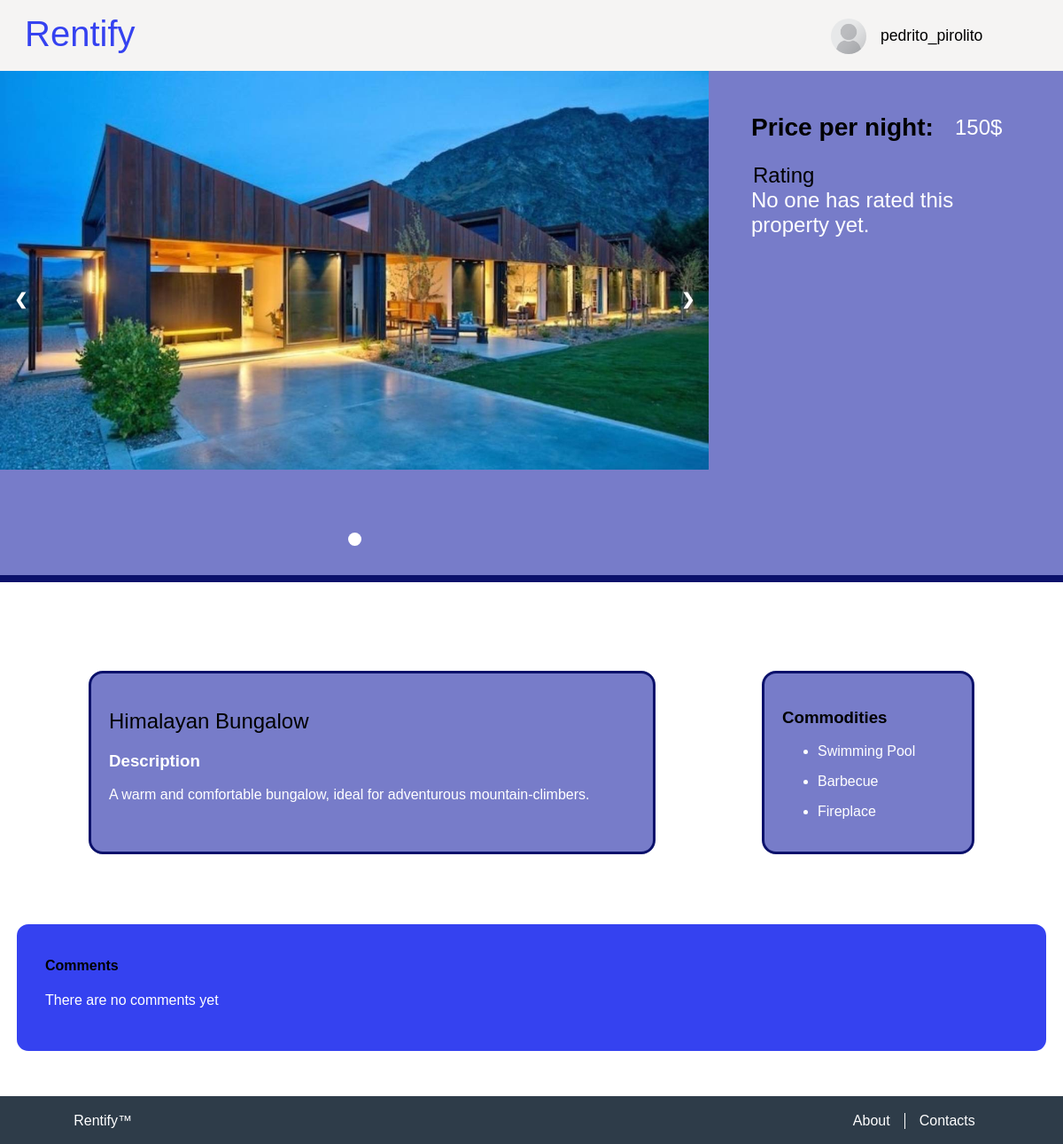
Screenshot of /pages/property_page.php?property=3 (signed in) with the database file from the repository.
### tables this page shows
CREATE TABLE User(
    username TEXT UNIQUE PRIMARY KEY,
    full_name TEXT NOT NULL,
    birthdate DATE NOT NULL,
    phone INTEGER NOT NULL,
    email TEXT NOT NULL,
    password_hash INTEGER NOT NULL,
    image_name TEXT NOT NULL 
);

CREATE TABLE PropertyImage(
    property_id INTEGER REFERENCES Property(id),
    image_name TEXT NOT NULL,
    PRIMARY KEY(property_id, image_name)
);

CREATE TABLE Property(
    id INTEGER PRIMARY KEY AUTOINCREMENT,
    owner_username TEXT REFERENCES User(username) ON DELETE CASCADE ON UPDATE CASCADE,
    title TEXT NOT NULL,
    price_per_day REAL NOT NULL,
    location TEXT NOT NULL,
    description TEXT NOT NULL,
    sleeps INTEGER NOT NULL,

    CONSTRAINT minimum_sleeps CHECK (sleeps > 0)
);

CREATE TABLE Commodity(
    id INTEGER PRIMARY KEY AUTOINCREMENT, 
    description TEXT NOT NULL
);

### database/user.php (called while the page is built, shortened)
<?php
  include_once "../database/connection.php";
  function getUserImagePath($username) {
    global $db;
    $stmt = $db->prepare('
        SELECT image_name
        FROM User
        WHERE username = ?
    ');
    $stmt->execute(array($username));
    return $stmt->fetch();
  }
?>

### database/property.php (called while the page is built, shortened)
<?php
    include_once "../database/connection.php";
    function getPropertyInfo($id){
        global $db;
        $stmt = $db->prepare('
            SELECT *
			FROM Property
            WHERE id = ?
        ');
		$stmt->execute(array($id));
        $propertyInfo = $stmt->fetch();
        return $propertyInfo;
    }
    function getPropertyImages($id){
        global $db;
        $stmt = $db->prepare('
            SELECT PropertyImage.image_name as image
            FROM Property
            JOIN PropertyImage
            ON Property.id = PropertyImage.property_id
            WHERE Property.id = ?
        ');
        $stmt->execute(array($id));
        $propertyImages = $stmt->fetchAll();
        return $propertyImages;
    }
    function getCommodities($id){
        global $db;
        $stmt = $db->prepare('
            SELECT commodity
            FROM Property
            NATURAL JOIN (
                SELECT Commodity.description as commodity, PropertyCommodity.property_id as id
                FROM PropertyCommodity
                JOIN Commodity
                ON PropertyCommodity.commodity_id = Commodity.id
            )
            WHERE Property.id = ?
        ');
        $stmt->execute(array($id));
        $propertyCommodities = $stmt->fetchAll();
        return $propertyCommodities;
    }
    function getPropertyComments($id){
        global $db;
        $stmt = $db->prepare('
            SELECT Reservation.comment as comment, Reservation.tourist_username as tourist
            FROM Property
            JOIN Reservation
            ON Property.id = Reservation.id_property
            WHERE Property.id = ?
                  AND
                  Reservation.comment IS NOT NULL
        ');
        $stmt->execute(array($id));
        return $stmt->fetchAll();
    }
    function getPropertyRatings($id){
        global $db;
        $stmt = $db->prepare('
            SELECT Reservation.rating as rating
            FROM Property
            JOIN Reservation
            ON Property.id = Reservation.id_property
            WHERE Property.id = ?
                  AND
                  Reservation.rating IS NOT NULL
        ');
        $stmt->execute(array($id));
        return $stmt->fetchAll();
    }
?>

### pages/property_page.php (the view, shortened to what this page needs)
<?php
    include_once "../templates/tpl_common.php";
    include_once "../database/connection.php";
    include_once "../database/property.php";
    include_once "../templates/tpl_scroll_top.php";
    document_main_part();
?>
        <link href="../css/property_page.css" rel="stylesheet"/>
        <link href="../css/search_bar.css" rel="stylesheet"/>
    </head>
    <body>
        <?php draw_body_header(); ?>
        <section id="main">
        <?php
            $property_id = $_GET['property'];
            try{
                $property_info = getPropertyInfo($property_id);
                $property_images = getPropertyImages($property_id);
                $property_commodities = getCommodities($property_id);
            ?>
            <article id="property">
                <div id="slideshow" >
                    <div class="slideshow-container">
                    <?php foreach($property_images as $image){?>
                        <div class="mySlides">
                            <img src="../images/<?=$image['image']?>" alt="<?=$image['image']?>">
                        </div>
                    <?php } ?>
                        <a class="prev" >&#10094;</a>
                        <a class="next" >&#10095;</a>
                    </div>
                    <div class="dots">
                    <?php foreach($property_images as $image){?>
                        <span class="dot"></span>
                    <?php } ?>
                    </div>
                </div>
                <div id="main_info">
                    <h2><?=$property_info['title']?></h2>
                    <div id="description">
                        <h3>Description</h3>
                        <p><?=$property_info['description']?></p>
                    </div>
                </div>
                <div id="comodities">
                    <h3>Commodities</h3>
                    <ul>
                    <?php
                        foreach($property_commodities as $commodity) {
                    ?>
                        <li><p><?=$commodity['commodity']?></p></li>
                    <?php
                        }
                    ?>
                    </ul>
                </div>
                <div id="reservation_info">
                    <div id="price">
                        <h3>Price per night:</h3>
                        <p><?=$property_info['price_per_day']?>$</p>
                    </div>
                    <div id="rating">
                        <legend>Rating</legend>
                    <?php
                        try{
                            $ratings = getPropertyRatings($property_id);
                            if(($num_ratings = count($ratings)) != 0){
                                $rating_sum = 0;
                                foreach($ratings as $rating){
                                    $rating_sum += $rating['rating'];
                                }
                                $rating_sum /= $num_ratings;
                    ?>
                        <p><?=$rating_sum?>/10</p>
                    <?php
                            }else{
                    ?>
                        <p>No one has rated this property yet.</p>
                    <?php
                            }
                        }catch(PDOException $e){
                            die($e->getMessage());
                        }
                    ?>
                </div>
            </article>
            <?php
            }catch(Exception $e){
            ?>
                <p>Can't find property information!</p>
            <?php
            }
            ?>
            <?php
            try{
                $comments = getPropertyComments($property_id);
            ?>
            <section id="comments">
                <h4>Comments</h4>
            <?php
                if(count($comments) != 0){
                    foreach ($comments as $comment) {
            ?>
                    <h5 id="tourist_name"><?=$comment['tourist']?></h4>
                    <p><?=$comment['comment']?></p>
            <?php
                    }
                }else{
            ?>
                    <p>There are no comments yet</p>
            <?php
                }
            }catch(PDOException $e){
                die($e->getMessage());
            }
            ?>
            </section>
        </section>
<?php
    draw_footer(true);
?>

### templates/tpl_common.php (shortened to what this page needs)
<?php
include_once "../includes/init.php";
include_once "../database/user.php";
function draw_user_image(){
    $image_name = getUserImagePath($_SESSION['username']);
    $image_path = "../images/".$image_name['image_name'];
    echo "<img src=".$image_path." alt=\"User's photo\" id=\"user_photo\">";
}
function draw_body_header(){
    draw_header('user.php', 'Profile');
}
function draw_header($page, $name){
?>
    <header>
        <div id="fixed">
        <h1><a href="index.php"> Rentify </a></h1>
        <?php
        if(isset($_SESSION['username'])) {
        ?>
            <div class="dropdown">
                <?php draw_user_image(); ?>
                <button  class="dropdown_button" id="user_badge" > <?php echo $_SESSION['username'] ?> </button>
            </div>
        <?php
        }
        ?>
        </div>
    </header>
<?php
}
?>
<?php
function document_main_part(){
?>
<!DOCTYPE html>
<html lang="en">
    <head>
        <link href="../css/layout.css" rel="stylesheet">
        <link href="../css/style.css" rel="stylesheet">
<?php
}
function draw_footer($include_button){
?>
        <footer id="footer">
            <p><a href="../pages/index.php">Rentify™</a></p>
            <ul>
                <li><a href="../pages/about.php">About</a></li>
                <li><a href="../pages/contacts.php">Contacts</a></li>
            </ul>
        </footer>
    </body>
</html>
<?php
}
?>

### css/layout.css (style rules this page uses)
body { background-color: #F5F4F3; margin: 0; height: 100vh; display: grid; grid-template-rows: [header] auto [nav] auto [properties] 1fr [footer] auto [end]; }
body > header { height: 3.0em; }
body > header h1 { grid-column: 1; grid-row-start: 1; grid-row-end: 3; padding-left: 0.3em; padding-right: 0.3em; }
body > header #user_photo { width: 40px; border-radius: 50%; align-self: center; }
body > header #user_badge { font-size: 1.1em; color: black; }
.dropdown { display: grid; grid-column: 3; grid-row: 1; grid-template-columns: 1fr 1fr; grid-template-rows: 1.2fr 0.1fr; justify-items: start; margin-right: 3em; }
.dropdown .dropdown_button { width: 190px; cursor: pointer; font-size: 16px; border: none; outline: none; color: white; padding: 14px 16px; background-color: inherit; font-family: inherit; margin: 0; grid-row: 1; grid-column: 2; text-align: left; }

### css/style.css (style rules this page uses)
body > header { padding-bottom: 2em; z-index: 2; }
body > header #fixed { position: fixed; padding: 1em; background-color: #F5F4F3; height: inherit; width:100%; display: grid; grid-template-columns: 6fr auto 1fr; }
body > header h1 { margin: 0; }
body > header a { color: #3542f0; font-weight: lighter; text-decoration: none; outline: none; }
body { font-family: 'Trebuchet MS', Helvetica, sans-serif; color: black; font-weight: lighter; }
body h1, body h2 { font-family: 'Trebuchet MS', Helvetica, sans-serif; color: black; font-weight: lighter; }
header h1 { font-size: 2.5em; }
#footer { font-family: "Helvetica"; }
html { height: 100%; }
#footer { display: grid; grid-template-columns: auto 0.1fr; background-color: #2e3c49; padding: 0.2em; text-align: center; margin: 0; height: 3em; align-self: end; }
#footer p { grid-column: 1; text-align: left; margin-left: 5em; }
#footer ul { display: flex; grid-column: 2; flex-direction: row; padding-left: 0%; text-align: right; margin-right: 5em; }
#footer li { display: block; flex: 1; list-style-type: none; padding-right: 1em; padding-left: 1em; }
#footer li:first-of-type { border-right: 1px solid white; }
#footer a { color: white; text-decoration: none; }

### css/property_page.css (style rules this page uses)
body { background: url("../images/landscape_snow.jpg") no-repeat center center fixed; background-size: cover; }
#property { display: grid; grid-template-columns: 2fr 1fr; }
#property #slideshow { grid-column: 1; grid-row: 1; }
#property #main_info { grid-column: 1; grid-row: 3; padding: 20px; padding-top: 20px; margin: 60px; margin-left: 100px; margin-top: 100px; border: solid #0b116b; border-radius: 1em; background: #777cc9; color: white; }
#property #reservation_info { grid-column: 2; grid-row-start: 1; grid-row-end: 2; padding: 2em; font-size: 1.5em; color: white; background: #777cc9; border-bottom: solid #0b116b; border-bottom-width: 8px; }
#property #comodities { grid-column: 2; grid-row: 3; padding: 20px; margin: 60px; margin-right: 100px; margin-top: 100px; border: solid #0b116b; border-radius: 1em; background: #777cc9; color: white; }
#property #comodities h3 { color: black; }
#property #price { display:flex; }
#property #price p { margin: 0%; margin-left: 1em; align-self: center; }
#property #price h3 { margin: 0%; color: black; }
#property #rating { margin-top: 1em; }
#property #rating legend { color: black; }
#property #rating p { margin-top: 0; }
#comments { background-color: #3542f0; margin: 1em; margin-bottom: 3em; padding: 2em; padding-top: 1em; border-radius: 1em; border: solid white; }
#comments p { color: white; }
#slideshow { background-color: #777cc9; }
#slideshow img { max-width: 100%; }
.slideshow-container { max-width: 1000px; position: relative; margin: auto; }
.mySlides { height: 505px; overflow: hidden; }
.prev, .next { cursor: pointer; position: absolute; top: 50%; width: auto; margin-top: -22px; padding: 16px; color: white; font-weight: bold; font-size: 18px; transition: 0.6s ease; border-radius: 0 3px 3px 0; user-select: none; }
.next { right: 0; border-radius: 3px 0 0 3px; }
.dots { text-align: center; grid-column: 1; grid-row: 2; border-bottom: solid #0b116b; border-bottom-width: 8px; padding-top: 1em; padding-bottom: 1.8em; }
.dot { cursor: pointer; height: 15px; width: 15px; margin: 0 2px; background-color: #12197a; border-radius: 50%; display: inline-block; transition: background-color 0.6s ease; }
.active, .dot:hover { background-color: white; }

### rows the page displays
user: image_name (placeholder picture)
propertyimage: image_name (picture)
property: title "Himalayan Bungalow", description "A warm and comfortable bungalow, ideal for adventurous mountain-climbers.", price_per_day "150"
commodity: description "Swimming Pool"
commodity: description "Barbecue"
commodity: description "Fireplace"

### other values shown
$_SESSION['username'] "pedrito_pirolito"
